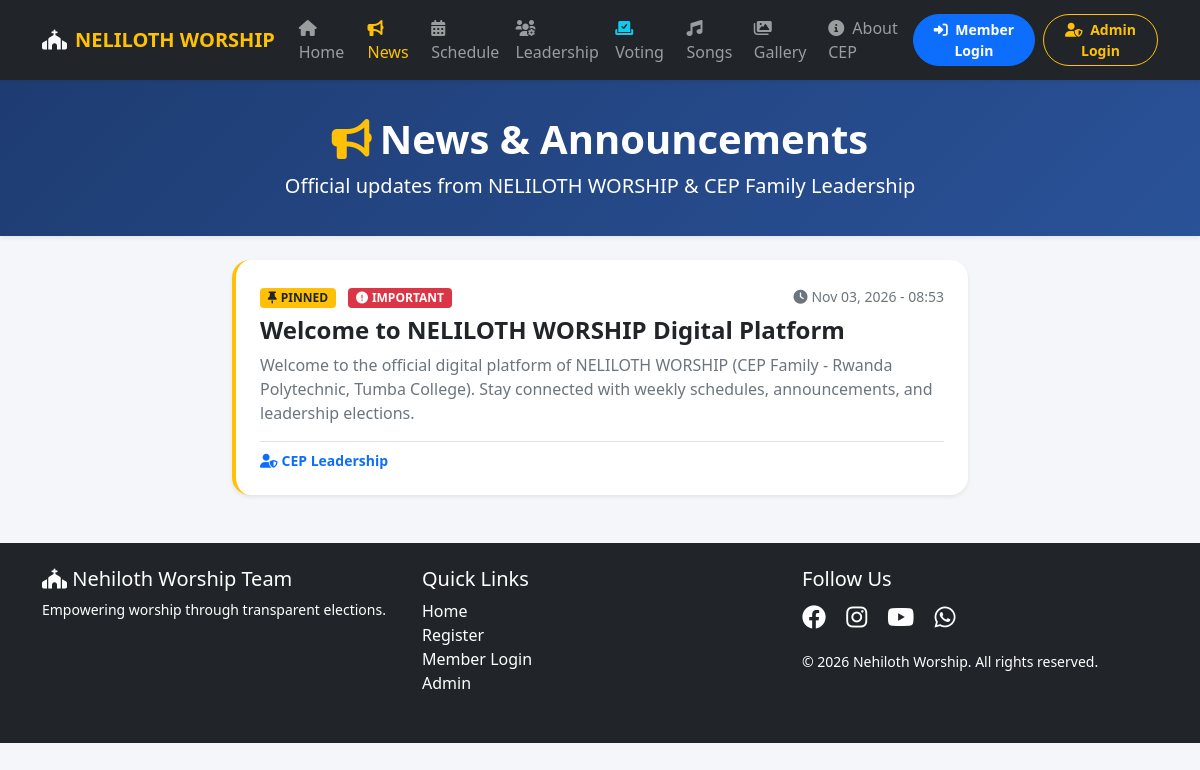
The app's page /announcements.php with its own data.
### tables this page shows
CREATE TABLE IF NOT EXISTS announcements (
    id INT PRIMARY KEY AUTO_INCREMENT,
    title VARCHAR(255) NOT NULL,
    content TEXT NOT NULL,
    author_name VARCHAR(100) DEFAULT 'NELILOTH Leadership',
    image_url VARCHAR(255) NULL,
    is_pinned BOOLEAN DEFAULT FALSE,
    is_important BOOLEAN DEFAULT FALSE,
    created_at TIMESTAMP DEFAULT CURRENT_TIMESTAMP
);

### announcements.php (the view, shortened to what this page needs)
<?php
require_once "config/functions.php";
$announcements = $pdo->query("SELECT * FROM announcements ORDER BY is_pinned DESC, created_at DESC")->fetchAll();
?>
<!DOCTYPE html>
<html lang="en">
<head>
    <link href="https://cdn.jsdelivr.net/npm/bootstrap@5.1.3/dist/css/bootstrap.min.css" rel="stylesheet">
    <link rel="stylesheet" href="https://cdnjs.cloudflare.com/ajax/libs/font-awesome/6.0.0/css/all.min.css">
</head>
<body>
<?php include "navbar.php"; ?>
<div class="hero-banner text-center mb-4 shadow-sm">
    <div class="container">
        <h1 class="fw-bold"><i class="fas fa-bullhorn text-warning me-2"></i>News & Announcements</h1>
        <p class="lead mb-0">Official updates from NELILOTH WORSHIP & CEP Family Leadership</p>
    </div>
</div>
<div class="container mb-5">
    <div class="row g-4 justify-content-center">
        <?php if (empty($announcements)): ?>
            <div class="col-12 text-center py-5">
                <i class="fas fa-newspaper fa-4x text-muted mb-3"></i>
                <h4 class="text-secondary">No announcements published yet.</h4>
            </div>
        <?php else: ?>
            <?php foreach ($announcements as $a): ?>
                <div class="col-md-8">
                    <div class="card news-card shadow-sm p-4 bg-white border-start border-4 <?php echo $a['is_pinned'] ? 'border-warning' : 'border-primary'; ?>">
                        <div class="d-flex justify-content-between align-items-center mb-2">
                            <div>
                                <?php if ($a['is_pinned']): ?>
                                    <span class="badge bg-warning text-dark me-2"><i class="fas fa-thumbtack me-1"></i>PINNED</span>
                                <?php endif; ?>
                                <?php if ($a['is_important']): ?>
                                    <span class="badge bg-danger me-2"><i class="fas fa-exclamation-circle me-1"></i>IMPORTANT</span>
                                <?php endif; ?>
                            </div>
                            <small class="text-muted"><i class="fas fa-clock me-1"></i><?php echo date('M d, Y - H:i', strtotime($a['created_at'])); ?></small>
                        </div>
                        <h4 class="fw-bold text-dark mb-2"><?php echo htmlspecialchars($a['title']); ?></h4>
                        <p class="text-secondary mb-3"><?php echo nl2br(htmlspecialchars($a['content'])); ?></p>
                        <div class="d-flex justify-content-between align-items-center pt-2 border-top">
                            <small class="text-primary fw-bold"><i class="fas fa-user-shield me-1"></i><?php echo htmlspecialchars($a['author_name']); ?></small>
                        </div>
                    </div>
                </div>
            <?php endforeach; ?>
        <?php endif; ?>
    </div>
</div>
<?php include "footer.php"; ?>
</body>
</html>

### announcements.php (style rules this page uses)
body { background:#f4f6f9;min-height:100vh;padding-bottom:70px; }
.hero-banner { background:linear-gradient(135deg,#1e3c72 0%,#2a5298 100%);color:white;padding:35px 0; }
.news-card { border-radius:18px;border:none;transition:transform 0.2s; }

### records on screen
announcements: is_pinned 1 (drawn), is_important 1 (drawn), created_at "Nov 03, 2026 - 08:53", title "Welcome to NELILOTH WORSHIP Digital Platform", content "Welcome to the official digital platform of NELILOTH WORSHIP (CEP Family - Rwanda Polytechnic, Tumba College). Stay connected with weekly schedules, announcements, and leadership elections.", author_name "CEP Leadership"
